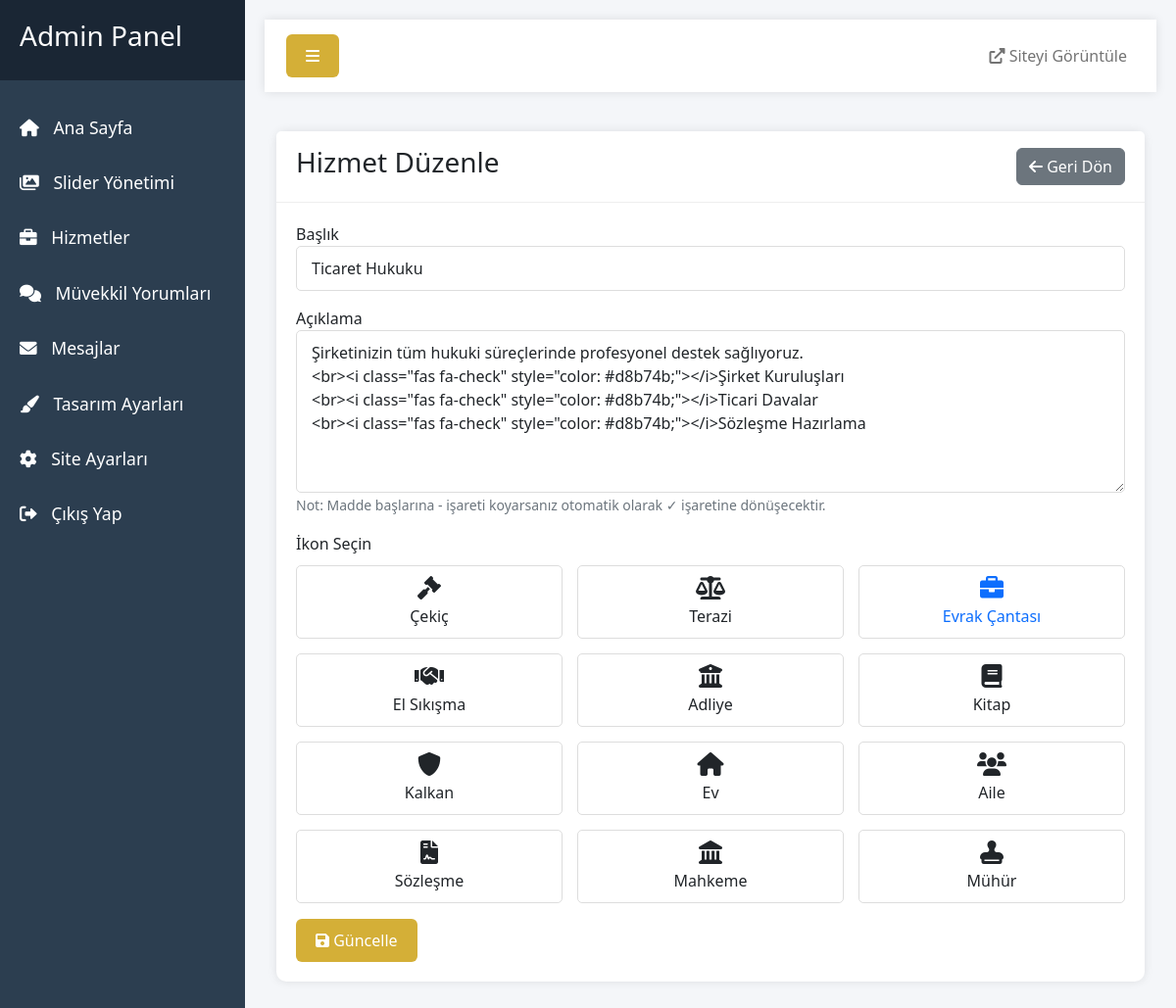
Screenshot of /admin/hizmet-duzenle.php?id=12 (signed in) with the database file from the repository.
### tables this page shows
CREATE TABLE `hizmetler` (
  `id` int(11) NOT NULL,
  `baslik` varchar(255) NOT NULL,
  `aciklama` text NOT NULL,
  `ikon` varchar(100) NOT NULL,
  `created_at` timestamp NOT NULL DEFAULT CURRENT_TIMESTAMP
);

### admin/hizmet-duzenle.php (the view, shortened to what this page needs)
<?php
include '../includes/config.php';
include 'includes/header.php';
$id = $_GET['id'];
$hizmet = $db->query("SELECT * FROM hizmetler WHERE id = $id")->fetch();
?>
<div class="container-fluid">
    <div class="row">
        <div class="col-md-12">
            <div class="card">
                <div class="card-header d-flex justify-content-between align-items-center">
                    <h3 class="card-title">Hizmet Düzenle</h3>
                    <a href="hizmetler.php" class="btn btn-secondary">
                        <i class="fas fa-arrow-left"></i> Geri Dön
                    </a>
                </div>
                <div class="card-body">
                    <form method="POST">
                        <div class="mb-3">
                            <label>Başlık</label>
                            <input type="text" name="baslik" class="form-control" value="<?php echo $hizmet['baslik']; ?>" required>
                        </div>
                        <div class="mb-3">
                            <label>Açıklama</label>
                            <textarea name="aciklama" class="form-control" rows="6" required><?php echo $hizmet['aciklama']; ?></textarea>
                            <small class="text-muted">Not: Madde başlarına - işareti koyarsanız otomatik olarak ✓ işaretine dönüşecektir.</small>
                        </div>
                          <div class="mb-3">
                              <label>İkon Seçin</label>
                              <div class="icon-grid">
                                  <div class="icon-item">
                                      <label for="icon1"><i class="fas fa-gavel"></i> Çekiç</label>
                                  </div>
                                  <div class="icon-item">
                                      <label for="icon2"><i class="fas fa-balance-scale"></i> Terazi</label>
                                  </div>
                                  <div class="icon-item">
                                      <label for="icon3"><i class="fas fa-briefcase"></i> Evrak Çantası</label>
                                  </div>
                                  <div class="icon-item">
                                      <label for="icon4"><i class="fas fa-handshake"></i> El Sıkışma</label>
                                  </div>
                                  <div class="icon-item">
                                      <label for="icon5"><i class="fas fa-university"></i> Adliye</label>
                                  </div>
                                  <div class="icon-item">
                                      <label for="icon6"><i class="fas fa-book"></i> Kitap</label>
                                  </div>
                                  <div class="icon-item">
                                      <label for="icon7"><i class="fas fa-shield-alt"></i> Kalkan</label>
                                  </div>
                                  <div class="icon-item">
                                      <label for="icon8"><i class="fas fa-home"></i> Ev</label>
                                  </div>
                                  <div class="icon-item">
                                      <label for="icon9"><i class="fas fa-users"></i> Aile</label>
                                  </div>
                                  <div class="icon-item">
                                      <label for="icon10"><i class="fas fa-file-contract"></i> Sözleşme</label>
                                  </div>
                                  <div class="icon-item">
                                      <label for="icon11"><i class="fas fa-landmark"></i> Mahkeme</label>
                                  </div>
                                  <div class="icon-item">
                                      <label for="icon12"><i class="fas fa-stamp"></i> Mühür</label>
                                  </div>
                              </div>
                          </div>
                        <button type="submit" name="hizmet_duzenle" class="btn btn-primary">
                            <i class="fas fa-save"></i> Güncelle
                        </button>
                    </form>
                </div>
            </div>
        </div>
    </div>
</div>
<?php include 'includes/footer.php'; ?>

### admin/css/admin.css (style rules this page uses)
body { font-family: 'Segoe UI', Tahoma, Geneva, Verdana, sans-serif; background: #f4f6f9; }
.card { border: none; border-radius: 10px; box-shadow: 0 0 10px rgba(0,0,0,0.1); margin-bottom: 20px; }
.card-header { background: #fff; border-bottom: 1px solid #eee; padding: 15px 20px; }
.card-body { padding: 20px; }
.form-control { border-radius: 5px; border: 1px solid #ddd; padding: 10px 15px; }
.btn-primary { background: #D4AF37; border: none; padding: 10px 20px; }

### admin/hizmet-duzenle.php (style rules this page uses)
.icon-grid { display: grid; grid-template-columns: repeat(3, 1fr); gap: 15px; margin-top: 10px; }
.icon-item { text-align: center; padding: 10px; border: 1px solid #ddd; border-radius: 5px; cursor: pointer; }
.icon-item label { cursor: pointer; display: block; }
.icon-item i { font-size: 24px; margin-bottom: 5px; display: block; }
.icon-item input[type="radio"]:checked + label { color: #0d6efd; }
.icon-item input[type="radio"]:checked + label i { color: #0d6efd; }

### rows the page displays
hizmetler: baslik "Ticaret Hukuku", aciklama "Şirketinizin tüm hukuki süreçlerinde profesyonel destek sağlıyoruz. <br><i class=\"fas fa-check\" style=\"color: #d8b74b;\"></i>Şirket Kuruluşları <br><i class=\"fas fa-check\" style=\"color: #d8b74b;\"></i>Ticari Davalar <br><i class=\"fas fa-check\" style=\"color: #d8b74b;\"></i>Sözleşme Hazırlama"
